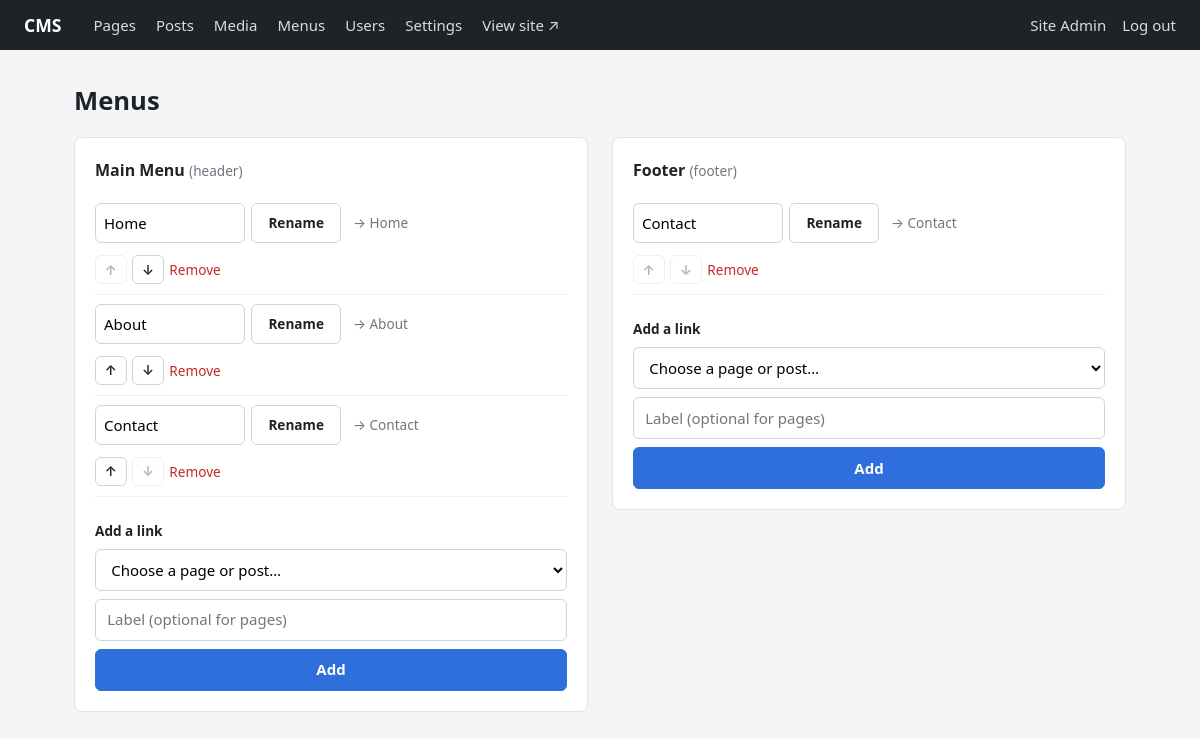
Screenshot of /admin/menus (signed in) with the database file from the repository.
### tables this page shows
CREATE TABLE users (
    id            INTEGER PRIMARY KEY,
    email         TEXT NOT NULL UNIQUE COLLATE NOCASE,
    username      TEXT NOT NULL UNIQUE COLLATE NOCASE,
    password_hash TEXT NOT NULL,
    display_name  TEXT,
    bio           TEXT,
    avatar_id     INTEGER REFERENCES media(id) ON DELETE SET NULL,
    role_id       INTEGER NOT NULL REFERENCES roles(id),
    is_active     INTEGER NOT NULL DEFAULT 1 CHECK (is_active IN (0, 1)),
    last_login_at TEXT,
    created_at    TEXT NOT NULL DEFAULT (datetime('now')),
    updated_at    TEXT NOT NULL DEFAULT (datetime('now'))
);

CREATE TABLE menus (
    id       INTEGER PRIMARY KEY,
    name     TEXT NOT NULL,
    location TEXT NOT NULL UNIQUE              -- header, footer, sidebar
);

CREATE TABLE menu_items (
    id         INTEGER PRIMARY KEY,
    menu_id    INTEGER NOT NULL REFERENCES menus(id) ON DELETE CASCADE,
    parent_id  INTEGER REFERENCES menu_items(id) ON DELETE CASCADE,
    label      TEXT NOT NULL,
    post_id    INTEGER REFERENCES posts(id) ON DELETE CASCADE,  -- link to a page/post...
    url        TEXT,                                            -- ...or an external URL
    sort_order INTEGER NOT NULL DEFAULT 0,
    CHECK (post_id IS NOT NULL OR url IS NOT NULL)
);

CREATE TABLE posts (
    id                INTEGER PRIMARY KEY,
    type              TEXT NOT NULL DEFAULT 'post' CHECK (type IN ('post', 'page')),
    title             TEXT NOT NULL,
    slug              TEXT NOT NULL,
    excerpt           TEXT,
    body              TEXT NOT NULL DEFAULT '',
    status            TEXT NOT NULL DEFAULT 'draft'
                      CHECK (status IN ('draft', 'review', 'scheduled', 'published', 'archived')),
    author_id         INTEGER NOT NULL REFERENCES users(id),
    parent_id         INTEGER REFERENCES posts(id) ON DELETE SET NULL,  -- page hierarchy
    featured_image_id INTEGER REFERENCES media(id) ON DELETE SET NULL,
    meta_title        TEXT,
    meta_description  TEXT,
    sort_order        INTEGER NOT NULL DEFAULT 0,
    allow_comments    INTEGER NOT NULL DEFAULT 1 CHECK (allow_comments IN (0, 1)),
    published_at      TEXT,
    created_at        TEXT NOT NULL DEFAULT (datetime('now')),
    updated_at        TEXT NOT NULL DEFAULT (datetime('now')),
    UNIQUE (type, slug)
);

### app.py (the view)
@app.route("/admin/menus")
@role_required("editor")
def menus():
    db = get_db()
    all_menus = db.execute("SELECT * FROM menus ORDER BY id").fetchall()
    items = db.execute(
        "SELECT i.*, p.title AS post_title, p.status AS post_status FROM menu_items i "
        "LEFT JOIN posts p ON p.id = i.post_id ORDER BY i.menu_id, i.sort_order, i.id").fetchall()
    targets = db.execute("SELECT id, title, type, status FROM posts ORDER BY type, title").fetchall()
    return render_template("admin/menus.html", menus=all_menus, targets=targets,
                           items={m["id"]: [i for i in items if i["menu_id"] == m["id"]] for m in all_menus})

### app.py (called while the page is built)
def get_db() -> sqlite3.Connection:
    if "db" not in g:
        if not DB_PATH.exists():
            raise RuntimeError("Database not found. Run: python db/init_db.py")
        g.db = sqlite3.connect(DB_PATH)
        g.db.row_factory = sqlite3.Row
        g.db.execute("PRAGMA foreign_keys = ON")
    return g.db

def get_settings() -> dict:
    return {r["key"]: r["value"] for r in get_db().execute("SELECT key, value FROM settings")}

def current_user():
    if "user" not in g:
        uid = session.get("user_id")
        g.user = uid and get_db().execute(
            "SELECT u.*, r.name AS role FROM users u JOIN roles r ON r.id = u.role_id "
            "WHERE u.id = ? AND u.is_active = 1", (uid,)).fetchone()
    return g.user

def has_role(min_role: str) -> bool:
    user = current_user()
    return bool(user) and ROLE_LEVEL.get(user["role"], -1) >= ROLE_LEVEL[min_role]

def login_required(view):
    @wraps(view)
    def wrapped(*args, **kwargs):
        if not current_user():
            return redirect(url_for("login", next=request.path))
        return view(*args, **kwargs)
    return wrapped

def role_required(min_role: str):
    def decorator(view):
        @wraps(view)
        @login_required
        def wrapped(*args, **kwargs):
            if not has_role(min_role):
                abort(403)
            return view(*args, **kwargs)
        return wrapped
    return decorator

@app.before_request
def csrf_protect():
    if request.method == "POST":
        token = session.get("csrf_token")
        sent = request.form.get("csrf_token") or request.headers.get("X-CSRF-Token", "")
        if not token or not hmac.compare_digest(token, sent):
            abort(400, "Invalid form token. Go back, refresh the page and try again.")

@app.context_processor
def inject_globals():
    if "csrf_token" not in session:
        session["csrf_token"] = secrets.token_hex(16)
    return {"csrf_token": session["csrf_token"], "user": current_user(),
            "has_role": has_role, "can_edit": can_edit, "can_create": can_create,
            "media_url": media_url}

def load_menu(location):
    return get_db().execute(
        "SELECT i.label, i.url, p.slug, p.type FROM menu_items i JOIN menus m ON m.id = i.menu_id "
        "LEFT JOIN posts p ON p.id = i.post_id WHERE m.location = ? "
        "AND (p.id IS NULL OR p.status = 'published') ORDER BY i.sort_order, i.id", (location,)).fetchall()

### templates/admin/menus.html (shortened to what this page needs)
{% extends "admin/base.html" %}
{% block content %}
<h1>Menus</h1>
<div class="menus">
{% for menu in menus %}
  <section class="card">
    <h3>{{ menu.name }} <span class="muted small">({{ menu.location }})</span></h3>
    {% set list = items[menu.id] %}
    {% if list %}
    <ol class="menu-list">
      {% for i in list %}
      <li>
        <form method="post" action="{{ url_for('menu_rename', item_id=i.id) }}" class="rename">
          <input name="label" value="{{ i.label }}" aria-label="Label">
          <button class="small">Rename</button>
        </form>
        <span class="small muted target">
          → {% if i.post_id %}{{ i.post_title }}{% if i.post_status != 'published' %} <em>({{ i.post_status }}, hidden)</em>{% endif %}
            {% else %}{{ i.url }}{% endif %}
        </span>
        <span class="item-actions">
          {% set first, last = loop.first, loop.last %}
          {% for dir, arrow in [('up', '↑'), ('down', '↓')] %}
          <form method="post" action="{{ url_for('menu_move', item_id=i.id, direction=dir) }}">
            <button class="small" title="Move {{ dir }}"
              {{ 'disabled' if (dir == 'up' and first) or (dir == 'down' and last) }}>{{ arrow }}</button>
          </form>
          {% endfor %}
          <form method="post" action="{{ url_for('menu_delete', item_id=i.id) }}">
            <button class="link danger small">Remove</button>
          </form>
        </span>
      </li>
      {% endfor %}
    </ol>
    {% else %}
      <p class="muted small">This menu is empty.</p>
    {% endif %}
    <form method="post" action="{{ url_for('menu_add', menu_id=menu.id) }}" class="add-item">
      <strong class="small">Add a link</strong>
      <select name="target" onchange="this.form.url.hidden = this.value !== 'url'">
        <option value="">Choose a page or post…</option>
      </select>
      <input name="label" placeholder="Label (optional for pages)">
      <button class="primary">Add</button>
    </form>
  </section>
{% endfor %}
</div>
{% endblock %}

### templates/admin/base.html (shortened to what this page needs)
<!doctype html>
<html lang="en">
<head>
  <link rel="stylesheet" href="{{ url_for('static', filename='admin.css') }}">
</head>
<body>
  {% if user %}
  <header class="topbar">
    <a class="brand" href="{{ url_for('dashboard') }}">CMS</a>
    <nav>
      <a href="{{ url_for('dashboard', type='page') }}">Pages</a>
      <a href="{{ url_for('dashboard', type='post') }}">Posts</a>
      <a href="{{ url_for('media') }}">Media</a>
      {% if has_role('editor') %}<a href="{{ url_for('menus') }}">Menus</a>{% endif %}
      {% if has_role('admin') %}
        <a href="{{ url_for('users') }}">Users</a>
        <a href="{{ url_for('settings') }}">Settings</a>
      {% endif %}
      <a href="{{ url_for('home') }}" target="_blank">View site ↗</a>
    </nav>
    <div class="who">
      <a href="{{ url_for('account') }}">{{ user.display_name or user.username }}</a>
      <form method="post" action="{{ url_for('logout') }}">
        <button class="link">Log out</button>
      </form>
    </div>
  </header>
  {% endif %}
  <main class="{% block main_class %}container{% endblock %}">
    {% block content %}{% endblock %}
  </main>
</body>
</html>

### static/admin.css (style rules this page uses)
* { box-sizing: border-box; }
body { margin: 0; font: 15px/1.5 system-ui, -apple-system, "Segoe UI", sans-serif; background: #f4f5f7; color: #1f2328; }
a { color: #2f6fdb; text-decoration: none; }
h1 { font-size: 1.6rem; margin: 0 0 1rem; }
h3 { margin: 0 0 .75rem; font-size: 1rem; }
.topbar { display: flex; align-items: center; gap: 2rem; padding: .75rem 1.5rem; background: #1f2328; color: #fff; }
.topbar a { color: #d7dce2; }
.topbar .brand { font-weight: 700; color: #fff; font-size: 1.1rem; }
.topbar nav { display: flex; gap: 1.25rem; flex: 1; }
.topbar .who { display: flex; gap: 1rem; align-items: center; }
.topbar .who button { color: #d7dce2; }
.container { max-width: 1100px; margin: 2rem auto; padding: 0 1.5rem; }
.card { background: #fff; border: 1px solid #e1e4e8; border-radius: 8px; padding: 1.25rem; margin-bottom: 1rem; }
input, select, textarea { display: block; width: 100%; margin-top: .3rem; padding: .55rem .7rem; font: inherit; font-weight: 400; border: 1px solid #cfd4da; border-radius: 6px; background: #fff; }
button, .button { display: inline-block; padding: .55rem 1rem; font: inherit; font-weight: 600; border-radius: 6px; border: 1px solid #cfd4da; background: #fff; color: #1f2328; cursor: pointer; }
.primary { background: #2f6fdb; border-color: #2f6fdb; color: #fff; }
button.link { background: none; border: 0; padding: 0; color: #2f6fdb; font-weight: 400; }
.danger { color: #c62828 !important; }
.muted { color: #6e7781; font-weight: 400; }
.small { font-size: .85rem; }
.menus { display: grid; grid-template-columns: repeat(auto-fit, minmax(420px, 1fr)); gap: 1.5rem; align-items: start; }
.menu-list { list-style: none; padding: 0; margin: 0 0 1rem; }
.menu-list li { display: flex; align-items: center; gap: .75rem; flex-wrap: wrap; padding: .6rem 0; border-bottom: 1px solid #eef0f2; }
.menu-list .rename { display: flex; gap: .4rem; margin: 0; }
.menu-list .rename input { margin: 0; width: 150px; padding: .35rem .5rem; }
.menu-list .target { flex: 1; min-width: 100px; }
.item-actions { display: flex; gap: .35rem; align-items: center; }
.item-actions form { margin: 0; }
.item-actions button:not(.link) { padding: .2rem .55rem; }
button:disabled { opacity: .35; cursor: default; }
.add-item { display: grid; gap: .5rem; padding-top: .5rem; }
.add-item input, .add-item select { margin: 0; }

### rows the page displays
users: display_name "Site Admin"
menus: name "Main Menu", location "header"
menu_items: label "Home", post_title "Home", arrow "↑" "↓"
menu_items: label "About", post_title "About", arrow "↑" "↓"
menu_items: label "Contact", post_title "Contact", arrow "↑" "↓"
menus: name "Footer", location "footer"
menu_items: label "Contact", post_title "Contact", arrow "↑" "↓"
